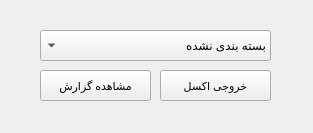
<?xml version="1.0" encoding="UTF-8"?>
<ui version="4.0">
 <class>Form</class>
 <widget class="QWidget" name="Form">
  <property name="geometry">
   <rect>
    <x>0</x>
    <y>0</y>
    <width>313</width>
    <height>133</height>
   </rect>
  </property>
  <property name="windowTitle">
   <string>گزارش بر اساس وضعیت کالا</string>
  </property>
  <widget class="QComboBox" name="state_combo">
   <property name="enabled">
    <bool>true</bool>
   </property>
   <property name="geometry">
    <rect>
     <x>40</x>
     <y>30</y>
     <width>231</width>
     <height>31</height>
    </rect>
   </property>
   <property name="layoutDirection">
    <enum>Qt::RightToLeft</enum>
   </property>
   <item>
    <property name="text">
     <string>بسته بندی نشده</string>
    </property>
   </item>
   <item>
    <property name="text">
     <string>بسته بندی شده</string>
    </property>
   </item>
   <item>
    <property name="text">
     <string>فروخته شده</string>
    </property>
   </item>
   <item>
    <property name="text">
     <string>معیوب</string>
    </property>
   </item>
  </widget>
  <widget class="QPushButton" name="search_btn">
   <property name="geometry">
    <rect>
     <x>40</x>
     <y>70</y>
     <width>111</width>
     <height>31</height>
    </rect>
   </property>
   <property name="font">
    <font>
     <pointsize>8</pointsize>
    </font>
   </property>
   <property name="text">
    <string>مشاهده گزارش</string>
   </property>
  </widget>
  <widget class="QPushButton" name="search_btn_2">
   <property name="geometry">
    <rect>
     <x>160</x>
     <y>70</y>
     <width>111</width>
     <height>31</height>
    </rect>
   </property>
   <property name="font">
    <font>
     <pointsize>8</pointsize>
    </font>
   </property>
   <property name="text">
    <string>خروجی اکسل</string>
   </property>
  </widget>
 </widget>
 <resources/>
 <connections/>
</ui>
